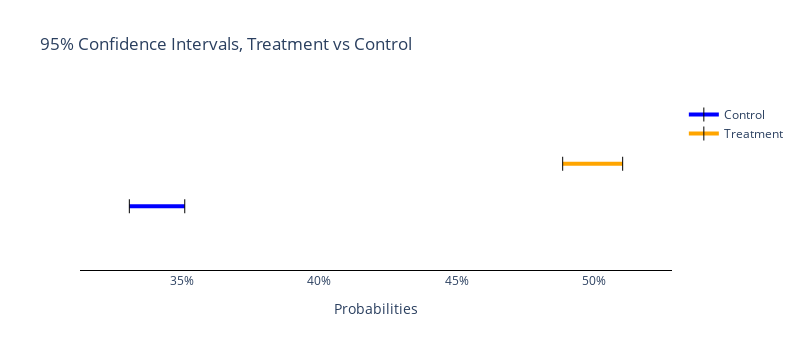

This figure's notebook cell:
### Code cell
confidence_plot = experiment.plot_confidence(show = True)

### Figure 1 — Plotly figure (JSON) as saved in the notebook; plotly's stock layout.template omitted (floating-point values rounded to 4 significant figures)
{"data": [{"line": {"color": "blue", "width": 4}, "marker": {"color": "black", "size": 10, "symbol": "line-ns-open"}, "mode": "lines+markers", "name": "Control", "type": "scatter", "x": [0.3308, 0.351], "y": [0.75, 0.75]}, {"line": {"color": "orange", "width": 4}, "marker": {"color": "black", "size": 10, "symbol": "line-ns-open"}, "mode": "lines+markers", "name": "Treatment", "type": "scatter", "x": [0.4886, 0.5105], "y": [1.25, 1.25]}], "layout": {"height": 350, "plot_bgcolor": "white", "title": {"text": "95% Confidence Intervals, Treatment vs Control"}, "width": 800, "xaxis": {"linecolor": "black", "range": [0.3128, 0.5285], "showgrid": false, "showline": true, "tickformat": ",.0%", "title": {"text": "Probabilities"}, "zeroline": false}, "yaxis": {"linecolor": "black", "range": [0, 2], "showgrid": false, "showline": true, "visible": false, "zeroline": false}}}
